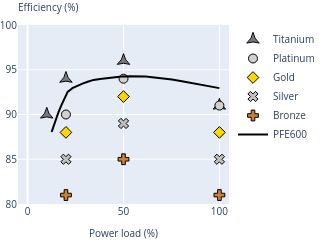

Notebook code for this chart:
### Markdown cell above
## Efficient curve and 80 Plus standards

### Code cell
# ===============
# Import PFE data and derive the numerical models 
# for the different standard by adding a constant 
# to the PFE efficiency curve
# ===============

pfe_file = Path(input_path,'pfe-efficiency-curve.csv')
df_pfe = pd.read_csv(pfe_file)
df_pfe['load_%'] = (df_pfe['load_W'] / 600)*100

# .. Model is linear interpolation between the colected points
def eff_interp(x):
    return np.interp(x,df_pfe['load_%']/100,df_pfe['efficiency_%']/100)

marker_opacity = 1
marker_size = 9
marker_border_size = 1
marker_line = dict(
    width=marker_border_size,
    color='black'
)

fig = go.Figure()

fig.add_trace(
    go.Scatter(
        x = [10,20,50,100],
        y = [90,94,96,91],
        mode='markers',
        name='Titanium',
        marker=dict(
            symbol=19, 
            line=marker_line,
            size=marker_size, 
            color='rgb(121, 121, 130)', 
            ),
    )
)
fig.add_trace(
    go.Scatter(
        x = [20,50,100],
        y = [90,94,91],
        mode='markers',
        name='Platinum',
        marker=dict(symbol=0, 
            line=marker_line,size=marker_size, color='rgb(209, 208, 206)', ),
    )
)
fig.add_trace(
    go.Scatter(
        x = [20,50,100],
        y = [88,92,88],
        mode='markers',
        name='Gold',
        marker=dict(symbol=2,
            line=marker_line, size=marker_size, color='rgb(255, 215, 0)', opacity=marker_opacity),
    )
)
fig.add_trace(
    go.Scatter(
        x = [20,50,100],
        y = [85,89,85],
        mode='markers',
        name='Silver',
        marker=dict(symbol=4,
            line=marker_line, size=marker_size, color='rgb(192, 192, 192)', opacity=marker_opacity),
    )
)
fig.add_trace(
    go.Scatter(
        x = [20,50,100],
        y = [81,85,81],
        mode='markers',
        name='Bronze',
        marker=dict(symbol=3,
            line=marker_line, size=marker_size, color='rgb(205, 127, 50)', opacity=marker_opacity),
    )
)

fig.add_trace(
    go.Scatter(
        x = df_pfe['load_%'],
        y = df_pfe['efficiency_%'],
        mode='lines',
        name='PFE600',
        marker=dict(
            color='black', 
        )
    )
)

 # y axis title
ytitle = go.layout.Annotation(
        x=-0.01,
        y=1.15,
        xref="paper",
        yref="paper",
        text="Efficiency (%)",
        showarrow=False,
        xanchor='left'
    )

# Define the custom layout options
custom_layout = dict(
    xaxis=dict(
        title=dict(
            text='Power load (%)',
            font={'size':font_size_px}
        ),
        range=[-5,105],
    ),
    yaxis=dict(
        title=None,
        range=[80,100],
    ),
    legend=dict(
        orientation='v'
    ),
    annotations=[ytitle],
    margin=dict(l=0, r=0, t=25, b=0),
)
# Combine with the defaults and apply
layout = default_layout.copy()
layout.update(custom_layout)
fig.update_layout(layout)

fig.show()
fig.write_image(out_path/'80Plus-curves.pdf')

### Figure 1 — Plotly figure (JSON) as saved in the notebook; plotly's stock layout.template omitted (floating-point values rounded to 4 significant figures)
{"data": [{"marker": {"color": "rgb(121, 121, 130)", "line": {"color": "black", "width": 1}, "size": 9, "symbol": 19}, "mode": "markers", "name": "Titanium", "type": "scatter", "x": [10, 20, 50, 100], "y": [90, 94, 96, 91]}, {"marker": {"color": "rgb(209, 208, 206)", "line": {"color": "black", "width": 1}, "size": 9, "symbol": 0}, "mode": "markers", "name": "Platinum", "type": "scatter", "x": [20, 50, 100], "y": [90, 94, 91]}, {"marker": {"color": "rgb(255, 215, 0)", "line": {"color": "black", "width": 1}, "opacity": 1, "size": 9, "symbol": 2}, "mode": "markers", "name": "Gold", "type": "scatter", "x": [20, 50, 100], "y": [88, 92, 88]}, {"marker": {"color": "rgb(192, 192, 192)", "line": {"color": "black", "width": 1}, "opacity": 1, "size": 9, "symbol": 4}, "mode": "markers", "name": "Silver", "type": "scatter", "x": [20, 50, 100], "y": [85, 89, 85]}, {"marker": {"color": "rgb(205, 127, 50)", "line": {"color": "black", "width": 1}, "opacity": 1, "size": 9, "symbol": 3}, "mode": "markers", "name": "Bronze", "type": "scatter", "x": [20, 50, 100], "y": [81, 85, 81]}, {"marker": {"color": "black"}, "mode": "lines", "name": "PFE600", "type": "scatter", "x": [12.53, 13.57, 14.72, 15.97, 17.54, 19.0, 20.04, 20.88, 23.38, 25.89, 28.6, 31.32, 34.45, 37.79, 40.92, 44.99, 49.06, 53.65, 57.52, 61.48, 66.08, 70.04, 75.26, 81.21, 87.16, 92.69, 100], "y": [88.04, 88.76, 89.5, 90.17, 91.0, 91.69, 92.2, 92.52, 92.95, 93.22, 93.46, 93.67, 93.86, 93.97, 94.07, 94.18, 94.25, 94.27, 94.28, 94.23, 94.14, 94.05, 93.9, 93.7, 93.46, 93.24, 92.95]}], "layout": {"annotations": [{"showarrow": false, "text": "Efficiency (%)", "x": -0.01, "xanchor": "left", "xref": "paper", "y": 1.15, "yref": "paper"}], "font": {"size": 10}, "height": 200, "legend": {"orientation": "v"}, "margin": {"b": 0, "l": 0, "r": 0, "t": 25}, "title": {}, "width": 315, "xaxis": {"range": [-5, 105], "title": {"font": {"size": 10}, "text": "Power load (%)"}}, "yaxis": {"range": [80, 100], "title": {}}}}
